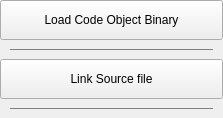
<?xml version="1.0" encoding="UTF-8"?>
<ui version="4.0">
 <class>RgLinkSourceMenuItem</class>
 <widget class="QWidget" name="rgLinkSourceMenuItem">
  <property name="geometry">
   <rect>
    <x>0</x>
    <y>0</y>
    <width>223</width>
    <height>118</height>
   </rect>
  </property>
  <property name="windowTitle">
   <string>Form</string>
  </property>
  <property name="styleSheet">
   <string notr="true"/>
  </property>
  <layout class="QVBoxLayout" name="verticalLayout">
   <property name="spacing">
    <number>0</number>
   </property>
   <property name="leftMargin">
    <number>0</number>
   </property>
   <property name="topMargin">
    <number>0</number>
   </property>
   <property name="rightMargin">
    <number>0</number>
   </property>
   <property name="bottomMargin">
    <number>0</number>
   </property>
   <item>
    <widget class="QPushButton" name="loadCodeObjectButton">
     <property name="sizePolicy">
      <sizepolicy hsizetype="Expanding" vsizetype="Fixed">
       <horstretch>0</horstretch>
       <verstretch>0</verstretch>
      </sizepolicy>
     </property>
     <property name="minimumSize">
      <size>
       <width>0</width>
       <height>40</height>
      </size>
     </property>
     <property name="maximumSize">
      <size>
       <width>16777215</width>
       <height>40</height>
      </size>
     </property>
     <property name="focusPolicy">
      <enum>Qt::NoFocus</enum>
     </property>
     <property name="text">
      <string>Load Code Object Binary</string>
     </property>
     <property name="icon">
      <iconset resource="../resources/radeon_gpu_analyzer_gui.qrc">
       <normaloff>:/icons/add_file_icon.svg</normaloff>:/icons/add_file_icon.svg</iconset>
     </property>
    </widget>
   </item>
   <item>
    <layout class="QHBoxLayout" name="horizontalLayout">
     <property name="spacing">
      <number>0</number>
     </property>
     <property name="leftMargin">
      <number>10</number>
     </property>
     <property name="topMargin">
      <number>8</number>
     </property>
     <property name="rightMargin">
      <number>10</number>
     </property>
     <property name="bottomMargin">
      <number>8</number>
     </property>
     <item>
      <widget class="Line" name="line_2">
       <property name="styleSheet">
        <string notr="true">color: gray;</string>
       </property>
       <property name="frameShadow">
        <enum>QFrame::Plain</enum>
       </property>
       <property name="lineWidth">
        <number>1</number>
       </property>
       <property name="midLineWidth">
        <number>0</number>
       </property>
       <property name="orientation">
        <enum>Qt::Horizontal</enum>
       </property>
      </widget>
     </item>
    </layout>
   </item>
   <item>
    <widget class="QPushButton" name="linkSourceButton">
     <property name="sizePolicy">
      <sizepolicy hsizetype="Expanding" vsizetype="Fixed">
       <horstretch>0</horstretch>
       <verstretch>0</verstretch>
      </sizepolicy>
     </property>
     <property name="minimumSize">
      <size>
       <width>0</width>
       <height>40</height>
      </size>
     </property>
     <property name="maximumSize">
      <size>
       <width>16777215</width>
       <height>40</height>
      </size>
     </property>
     <property name="focusPolicy">
      <enum>Qt::NoFocus</enum>
     </property>
     <property name="text">
      <string>Link Source file</string>
     </property>
     <property name="icon">
      <iconset resource="../resources/radeon_gpu_analyzer_gui.qrc">
       <normaloff>:/icons/add_file_icon.svg</normaloff>:/icons/add_file_icon.svg</iconset>
     </property>
    </widget>
   </item>
   <item>
    <layout class="QHBoxLayout" name="horizontalLayout_2">
     <property name="leftMargin">
      <number>10</number>
     </property>
     <property name="topMargin">
      <number>8</number>
     </property>
     <property name="rightMargin">
      <number>10</number>
     </property>
     <property name="bottomMargin">
      <number>8</number>
     </property>
     <item>
      <widget class="Line" name="line">
       <property name="styleSheet">
        <string notr="true">color: gray;</string>
       </property>
       <property name="frameShadow">
        <enum>QFrame::Plain</enum>
       </property>
       <property name="lineWidth">
        <number>1</number>
       </property>
       <property name="midLineWidth">
        <number>0</number>
       </property>
       <property name="orientation">
        <enum>Qt::Horizontal</enum>
       </property>
      </widget>
     </item>
    </layout>
   </item>
  </layout>
 </widget>
 <resources>
  <include location="../resources/radeon_gpu_analyzer_gui.qrc"/>
 </resources>
 <connections/>
</ui>
